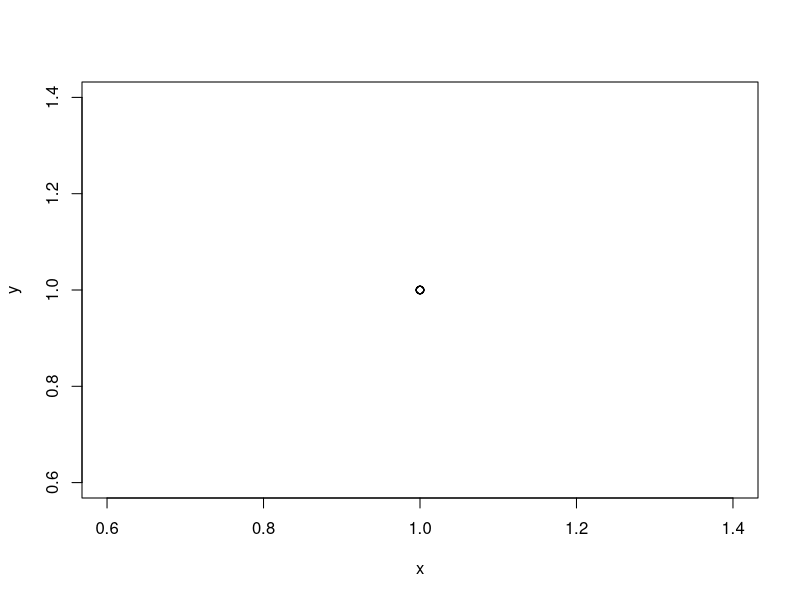

Here is the R script that generated this plot:
## ---- chunk 1
knitr::opts_chunk$set(echo = TRUE)
## ---- chunk 2
x<- c(rep(1,10))
y<- c(rep(1,10))

plot(x,y)
